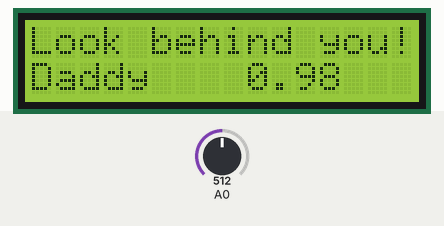
Bench run of a sketch on a simulated Arduino Uno, built with avr-gcc and run on an emulated ATmega328P. Parts: 16×2 character LCD. The test bench sets the inputs (shaded band); at power-on: A0 = 512.

Above: at 1.2 s.
1.3 s: A0 set to 440
At 1.75 s:
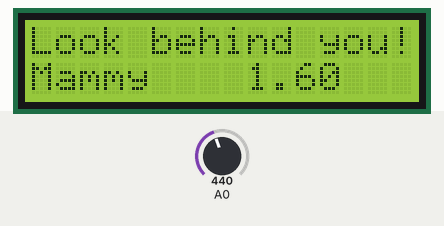
4.0 s: A0 set to 240
At 4.2 s:
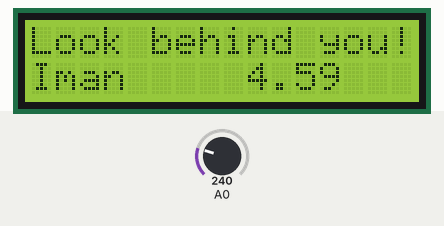
6.4 s: A0 set to 40
At 6.66 s:
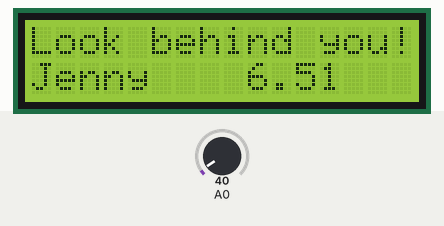
8.9 s: A0 set to 660
At 9.42 s:
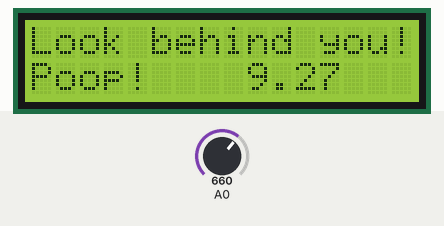
11.3 s: A0 set to 900
At 11.56 s:
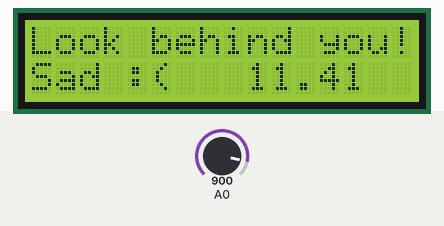
Timing chart, 0 to 14.3 s (numbered marks = the images above; inputs shaded):
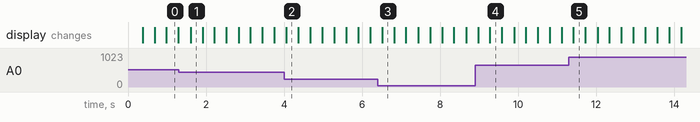

The sketch:

HelloJennyDisplay.ino
```cpp
#include <LiquidCrystal.h>


// select the pins used on the LCD panel
LiquidCrystal lcd(8, 9, 4, 5, 6, 7);

// define some values used by the panel and buttons
int lcd_key     = 0;
int adc_key_in  = 0;

#define btnRIGHT  0
#define btnUP     1
#define btnDOWN   2
#define btnLEFT   3
#define btnSELECT 4
#define btnNONE   5

// read the buttons
int read_LCD_buttons()
{
 adc_key_in = analogRead(0);      // read the value from the sensor
 // my buttons when read are centered at these valies: 0, 144, 329, 504, 741
 // we add approx 50 to those values and check to see if we are close
 if (adc_key_in > 1000) return btnNONE; // We make this the 1st option for speed reasons since it will be the most likely result
 // For V1.1 us this threshold
 if (adc_key_in < 50)   return btnRIGHT;
 if (adc_key_in < 250)  return btnUP;
 if (adc_key_in < 450)  return btnDOWN;
 if (adc_key_in < 650)  return btnLEFT;
 if (adc_key_in < 850)  return btnSELECT;

 // For V1.0 comment the other threshold and use the one below:
/*
 if (adc_key_in < 50)   return btnRIGHT;
 if (adc_key_in < 195)  return btnUP;
 if (adc_key_in < 380)  return btnDOWN;
 if (adc_key_in < 555)  return btnLEFT;
 if (adc_key_in < 790)  return btnSELECT;
*/


 return btnNONE;  // when all others fail, return this...
}

void setup()
{
 lcd.begin(16, 2);              // start the library
 lcd.setCursor(0,0);
 lcd.print("Look behind you!");      // print a simple message
}

void loop()
{
 lcd.setCursor(9,1);            // move cursor to second line "1" and 9 spaces over
 lcd.print(millis()/1000);      // display seconds elapsed since power-up
 lcd.print('.');
 lcd.print((millis()%1000)/10);


 lcd.setCursor(0,1);            // move to the begining of the second line
 lcd_key = read_LCD_buttons();  // read the buttons

 switch (lcd_key)               // depending on which button was pushed, we perform an action
 {
   case btnRIGHT:
     {
     lcd.print("Jenny  ");
     break;
     }
   case btnLEFT:
     {
     lcd.print("Daddy  ");
     break;
     }
   case btnUP:
     {
     lcd.print("Iman   ");
     break;
     }
   case btnDOWN:
     {
     lcd.print("Mammy  ");
     break;
     }
   case btnSELECT:
     {
     lcd.print("Poop!  ");
     break;
     }
     case btnNONE:
     {
     lcd.print("Sad :( ");
     break;
     }
 }

}
```

Measured:
- after the input at 1.3 s, the display: changes after 0.30 s (image 1)
- after the input at 4.0 s, the display: changes after 0.05 s (image 2)
- after the input at 6.4 s, the display: changes after 0.11 s (image 3)
- after the input at 8.9 s, the display: first changes after 0.07 s (image 4 shows a later state)
- after the input at 11.3 s, the display: changes after 0.11 s (image 5)
